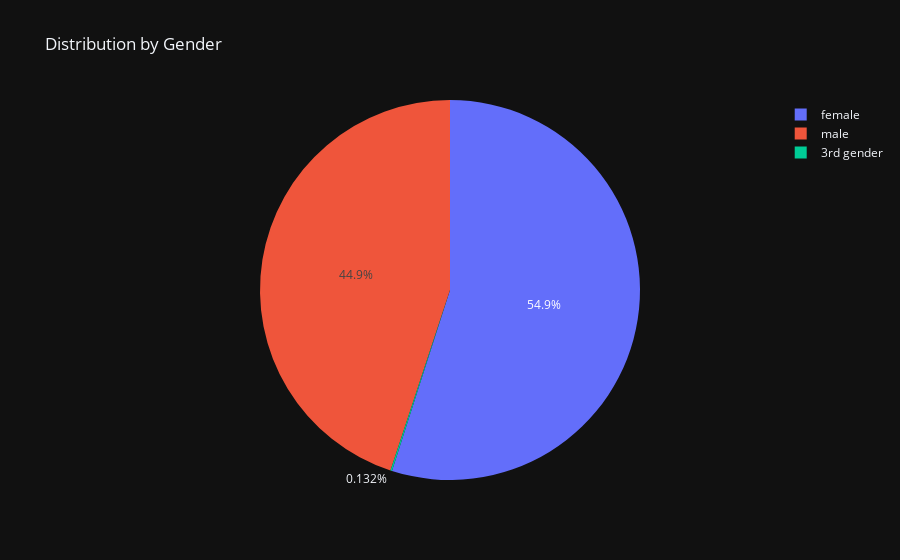

Notebook cell for this chart:
### Code cell
# visualize with plotly
fig = px.pie(Gender, values='count', names='gender',
             title= 'Distribution by Gender',
             template='plotly_dark'
)
fig.show()

### Figure 1 — Plotly figure (JSON) as saved in the notebook; plotly's stock layout.template omitted (floating-point values rounded to 4 significant figures)
{"data": [{"domain": {"x": [0, 1], "y": [0, 1]}, "hovertemplate": "gender=%{label}<br>count=%{value}<extra></extra>", "labels": ["female", "male", "3rd gender"], "legendgroup": "", "name": "", "showlegend": true, "type": "pie", "values": [417, 341, 1]}], "layout": {"legend": {"tracegroupgap": 0}, "title": {"text": "Distribution by Gender"}}}
